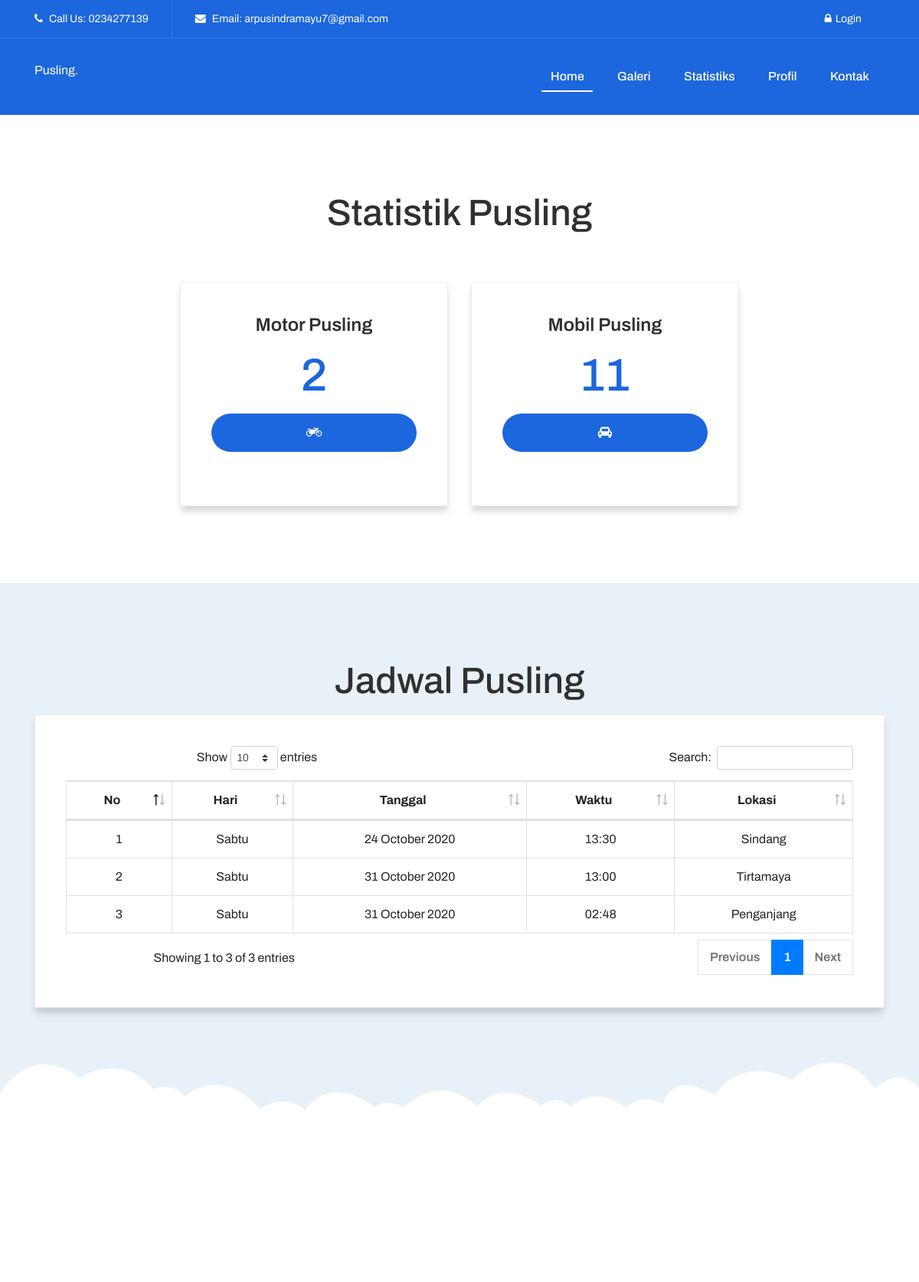
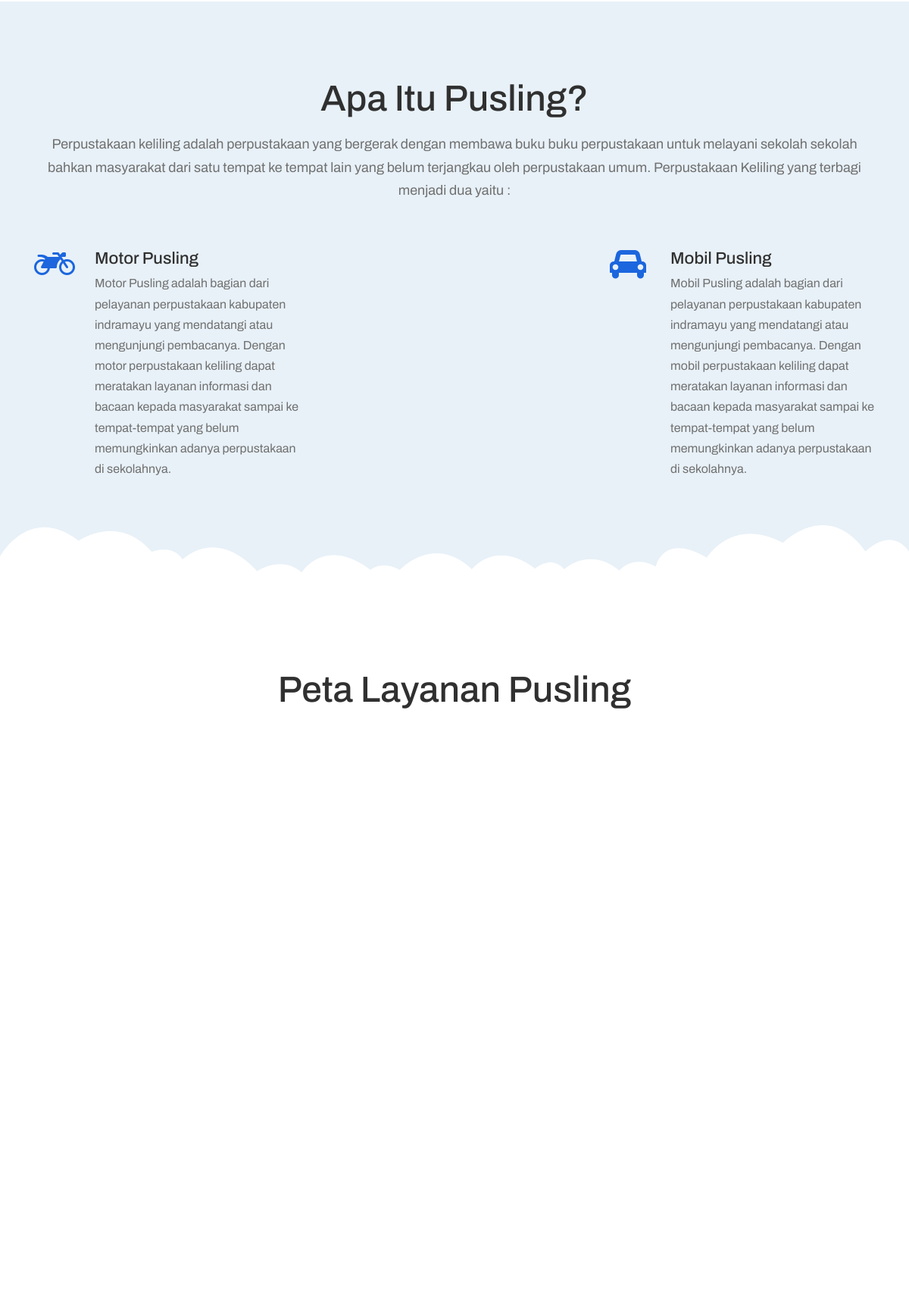
The page / (upper part) on the database its author committed (2 pictures, top to bottom).
### tables this page shows
CREATE TABLE `kontak` (
  `id_kontak` int(11) NOT NULL,
  `alamat` text NOT NULL,
  `no_hp` varchar(255) NOT NULL,
  `email` varchar(255) NOT NULL
);

CREATE TABLE `jadwal` (
  `id_jadwal` int(11) NOT NULL,
  `waktu` timestamp NOT NULL DEFAULT current_timestamp() ON UPDATE current_timestamp(),
  `lokasi` text NOT NULL,
  `status` enum('1','0') NOT NULL,
  `latitude` varchar(255) NOT NULL,
  `longitude` varchar(255) NOT NULL
);

### application/controllers/Home.php (called while the page is built, shortened)
<?php
class Home extends CI_Controller {
    public function __construct()
    {
        $this->load->model('Kontak_model');
        $this->load->model('admin');
        $this->load->model('Laporan_model');
        $this->load->library('Ciqrcode');
        $this->load->library('upload');
        $this->load->library('session');
        $this->load->helper("file");
	}
	public function index()
	{
        $data['testimoni'] = $this->db->query("select * from testimoni")->result();
		$data['Mobil']=$this->db->query("select count(*) from laporan where jenis_pusling='Mobil'")->row_array();
        $data['Motor']=$this->db->query("select count(*) from laporan where jenis_pusling='Motor'")->row_array();
        $data['kontak']=$this->Kontak_model->get_all();
        $bulan = Date('m');
        $tahun = Date('Y');
        $data['jadwal']=$this->db->query("select * from jadwal where month(waktu)= '$bulan' and year(waktu)='$tahun'")->result();
        $data['alljadwal']=$this->db->query("select * from jadwal")->result();
        $this->load->view("home", $data);
    }
}

### index.php (called while the page is built, shortened)
<?php
require_once BASEPATH.'core/CodeIgniter.php';

### application/models/Kontak_model.php (called while the page is built, shortened)
<?php
class Kontak_model extends CI_model{
    public function get_all()
    {
        $query = $this->db->select('*')
                 ->from('kontak')
                 ->order_by('id_kontak', 'DESC')
                 ->get();
        return $query->result();
    }
}

### application/views/home.php (the view, shortened to what this page needs)
<!DOCTYPE html>
<html lang="en">
<head>
	<link rel="stylesheet" href="<?php echo base_url()?>landing_page/style.css">
	<link rel="stylesheet" href="https://maxcdn.bootstrapcdn.com/font-awesome/4.5.0/css/font-awesome.min.css" />
	<link href="<?php echo base_url('assets/datatables/dataTables.bootstrap4.min.css') ?>" rel="stylesheet">
	<link rel="stylesheet" href="<?= base_url('assets/leaflet/leaflet.css') ?>" />
</head>
<body>
	<header class="header-area">
		<div class="top-header-area">
			<div class="container">
				<div class="row">
					<div class="col-6">
						<div class="top-header-content">
							<?php
                            foreach($kontak as $kon){
                            ?>
							<a href="tel://<?php echo $kon->no_hp ?>"><i class="fa fa-phone" aria-hidden="true"></i>
								<span>Call Us: <?php echo $kon->no_hp ?></span></a>
							<a href="mailto:<?php echo $kon->email ?>"><i class="fa fa-envelope" aria-hidden="true"></i>
								<span>Email: <?php echo $kon->email ?></span></a>
							<?php } ?>
						</div>
					</div>
					<div class="col-6">
						<div class="top-header-content">
							<?php if($this->session->userdata('role') === 'superadmin'){
                                echo "<a href='admin/overview''><i class='fa fa-user' aria-hidden='true'></i> <span>Nama : ".$this->session->userdata("user_nama")."</span></a>";
                            }else if($this->session->userdata('role') === 'pustakawan'){
                                echo "<a href='pustakawan/overview''><i class='fa fa-user' aria-hidden='true'></i> <span>Nama : ".$this->session->userdata("user_nama")."</span></a>";
                            }else if($this->session->userdata('role') === 'kasi'){
                                echo "<a href='kasi/overview''><i class='fa fa-user' aria-hidden='true'></i> <span>Nama : ".$this->session->userdata("user_nama")."</span></a>";
                            }else{
                                echo " <a href='auth/login'><i class='fa fa-lock' aria-hidden='true'></i>Login</a>";
                            }?>
						</div>
					</div>
				</div>
			</div>
		</div>
		<div class="main-header-area">
			<div class="classy-nav-container breakpoint-off">
				<div class="container">
					<nav class="classy-navbar justify-content-between" id="hamiNav">
						<a class="nav-brand" href="<?php echo site_url()?>home">
							<p style="color: white;">Pusling.</p>
						</a>
						<div class="classy-menu">
							<div class="classynav">
								<ul id="nav">
									<li class="active"><a href="<?php echo site_url()?>home">Home</a></li>
									<li><a href="<?php echo site_url()?>galeri">Galeri</a></li>
									<li><a href="<?php echo site_url()?>statistik">Statistiks</a></li>
									<li><a href="<?php echo site_url()?>profil">Profil</a></li>
									<li><a href="<?php echo site_url()?>kontak">Kontak</a></li>
								</ul>
							</div>
						</div>
					</nav>
				</div>
			</div>
		</div>
	</header>
	<section class="welcome-area">
		<div class="welcome-pattern">
		</div>
	</section>
	<section class="find-domain-area section-padding-100-0">
		<div class="container">
			<div class="row">
				<div class="col-12">
					<div class="section-heading text-center">
						<h2>Statistik Pusling</h2>
					</div>
				</div>
			</div>
			<div class="row justify-content-center">
				<div class="col-12 col-md-6 col-lg-4">
					<div class="single-price-plan mb-100">
						<div class="price-plan-title">
							<h4>Motor Pusling</h4>
						</div>
						<div class="price-plan-value">
							<h2 class="counter"><?= $Motor['count(*)'] ?></h2>
						</div>
						<a href="<?= site_url()?>statistik" class="btn hami-btn w-100 mb-30"><i
								class="fa fa-motorcycle"></i></a>
					</div>
				</div>
				<div class="col-12 col-md-6 col-lg-4">
					<div class="single-price-plan mb-100">
						<div class="price-plan-title">
							<h4>Mobil Pusling</h4>
						</div>
						<div class="price-plan-value">
							<h2 class="counter"><?= $Mobil['count(*)'] ?></h2>
						</div>
						<a href="<?= site_url()?>statistik" class="btn hami-btn w-100 mb-30"><i
								class="fa fa-car"></i></a>
					</div>
				</div>
			</div>
		</div>
	</section>
	<section class="hami-features-area bg-gray section-padding-100">
		<div class="container">
			<div class="row">
				<div class="col-12 ">
					<div class="section-heading text-center">
						<h2>Jadwal Pusling</h2>
						<div class="table-responsive single-price-plan" style="background: #fff;">
							<table class="table table-bordered" id="dataTable" width="100%" cellspacing="0">
								<thead>
									<tr>
										<th>No</th>
										<th>Hari</th>
										<th>Tanggal</th>
										<th>Waktu</th>
										<th>Lokasi</th>
									</tr>
								</thead>
								<tbody>
									<?php
										$hari = array ( 1 =>    'Senin',
										'Selasa',
										'Rabu',
										'Kamis',
										'Jumat',
										'Sabtu',
										'Minggu'
									);
									?>
									<?php
                                        $no = 1;
                                        foreach($jadwal as $hasil){
                                    ?>
									<tr>
										<td><?php echo $no++ ?></td>
										<td><?= $hari[ date('N', strtotime($hasil->waktu)) ]  ?></td>
										<td><?= date('d F Y', strtotime($hasil->waktu)) ?></td>
										<td><?= date('H:i', strtotime($hasil->waktu))?></td>
										<td><?php echo $hasil->lokasi ?></td>
									</tr>
									<?php } ?>
							</table>
						</div>
					</div>
				</div>
			</div>
		</div>
		<div class="feature-pattern">
			<img src="<?php echo base_url()?>landing_page/img/core-img/welcome-pattern.png" alt="">
		</div>
	</section>
	<section class="hami-testimonial-area section-padding-0-100" style="padding-top: 100px;">
	</section>
	<section class="hami-features-area bg-gray section-padding-100">
		<div class="container">
			<div class="row">
				<div class="col-12">
					<div class="section-heading text-center">
						<h2>Apa itu Pusling?</h2>
						<p>Perpustakaan keliling adalah perpustakaan yang bergerak dengan membawa buku buku perpustakaan
							untuk melayani sekolah sekolah bahkan masyarakat dari satu tempat ke tempat lain yang belum
							terjangkau oleh perpustakaan umum. Perpustakaan Keliling yang terbagi menjadi dua yaitu :
						</p>
					</div>
				</div>
			</div>
			<div class="row">
				<div class="col-12 col-sm-6 col-lg-4">
					<div class="single-feature-area d-flex mb-50">
						<div class="feature-icon">
							<i class="fa fa-motorcycle"></i>
						</div>
						<div class="feature-text">
							<h5>Motor Pusling</h5>
							<p>Motor Pusling adalah bagian dari pelayanan perpustakaan kabupaten indramayu yang
								mendatangi atau mengunjungi pembacanya. Dengan motor perpustakaan keliling dapat
								meratakan layanan informasi dan bacaan kepada masyarakat sampai ke tempat-tempat yang
								belum memungkinkan adanya perpustakaan di sekolahnya.</p>
						</div>
					</div>
				</div>
				<div class="col-12 col-sm-6 col-lg-4">
				</div>
				<div class="col-12 col-sm-6 col-lg-4">
					<div class="single-feature-area d-flex mb-50">
						<div class="feature-icon">
							<i class="fa fa-car"></i>
						</div>
						<div class="feature-text">
							<h5>Mobil Pusling</h5>
							<p>Mobil Pusling adalah bagian dari pelayanan perpustakaan kabupaten indramayu yang
								mendatangi atau mengunjungi pembacanya. Dengan mobil perpustakaan keliling dapat
								meratakan layanan informasi dan bacaan kepada masyarakat sampai ke tempat-tempat yang
								belum memungkinkan adanya perpustakaan di sekolahnya. </p>
						</div>
					</div>
				</div>
			</div>
		</div>
		<div class="feature-pattern">
			<img src="<?php echo base_url()?>landing_page/img/core-img/welcome-pattern.png" alt="">
		</div>
	</section>
	<section class="hami-features-area section-padding-100">
		<div class="container">
			<div class="row">
				<div class="col-12">
					<div class="section-heading text-center">
						<h2>Peta Layanan Pusling</h2>
					</div>
				</div>
			</div>
			<div id="mapid" style="height: 600px;"></div>
		</div>
	</section>
	<footer class="footer-area section-padding-80-0">
	</footer>
</body>
</html>

### landing_page/css/default-assets/classy-nav.css (style rules this page uses)
.classy-nav-container { position: relative; z-index: 1; background-color: #ffffff; }
.classy-nav-container * { box-sizing: border-box; }
.classy-nav-container a { -webkit-transition-duration: 500ms; transition-duration: 500ms; text-decoration: none; outline: none; font-size: 14px; color: #232323; display: inline-block; }
.justify-content-between { -webkit-box-pack: justify; -ms-flex-pack: justify; justify-content: space-between; }
.justify-content-center { -webkit-box-pack: center; -ms-flex-pack: center; justify-content: center; }
.classy-navbar { width: 100%; height: 80px; display: -webkit-box; display: -ms-flexbox; display: flex; -webkit-box-align: center; -ms-flex-align: center; -ms-grid-row-align: center; align-items: center; }
.classy-navbar .nav-brand { font-size: 26px; font-weight: 500; color: #232323; display: inline-block; margin-right: 30px; }
.classynav ul li { display: inline-block; clear: both; position: inherit; z-index: 10; }
.classynav ul li a { padding: 0 15px; display: block; height: 40px; font-size: 14px; line-height: 39px; }
.breakpoint-off .classynav { display: -webkit-box; display: -ms-flexbox; display: flex; -webkit-box-align: center; -ms-flex-align: center; -ms-grid-row-align: center; align-items: center; }

### rows shown on the page
kontak: no_hp "0234277139", email "arpusindramayu7@gmail.com"
jadwal: waktu "Sabtu", waktu "24 October 2020", waktu "13:30", lokasi "Sindang"
jadwal: waktu "Sabtu", waktu "31 October 2020", waktu "13:00", lokasi "Tirtamaya"
jadwal: waktu "Sabtu", waktu "31 October 2020", waktu "02:48", lokasi "Penganjang"

### other values the page prints
$Motor['count(*)'] "2"
$Mobil['count(*)'] "11"
